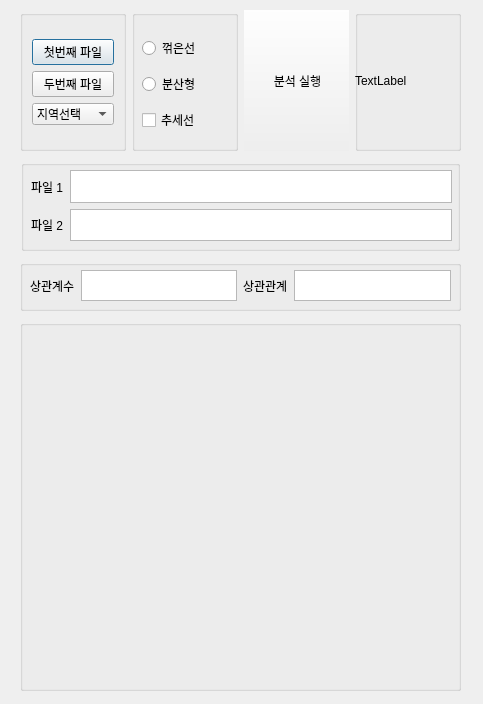
<?xml version="1.0" encoding="UTF-8"?>
<ui version="4.0">
 <class>Dialog</class>
 <widget class="QDialog" name="Dialog">
  <property name="geometry">
   <rect>
    <x>0</x>
    <y>0</y>
    <width>483</width>
    <height>704</height>
   </rect>
  </property>
  <property name="windowTitle">
   <string>Dialog</string>
  </property>
  <widget class="QGroupBox" name="groupBox_FILE">
   <property name="geometry">
    <rect>
     <x>21</x>
     <y>160</y>
     <width>439</width>
     <height>91</height>
    </rect>
   </property>
   <property name="title">
    <string/>
   </property>
   <widget class="QWidget" name="">
    <property name="geometry">
     <rect>
      <x>10</x>
      <y>10</y>
      <width>421</width>
      <height>71</height>
     </rect>
    </property>
    <layout class="QVBoxLayout" name="verticalLayout_6">
     <item>
      <layout class="QHBoxLayout" name="horizontalLayout_4">
       <item>
        <widget class="QLabel" name="label_FILE1">
         <property name="text">
          <string>파일 1</string>
         </property>
        </widget>
       </item>
       <item>
        <widget class="QTextEdit" name="textEdit_FILE1"/>
       </item>
      </layout>
     </item>
     <item>
      <layout class="QHBoxLayout" name="horizontalLayout_5">
       <item>
        <widget class="QLabel" name="label_FILE2">
         <property name="text">
          <string>파일 2</string>
         </property>
        </widget>
       </item>
       <item>
        <widget class="QTextEdit" name="textEdit_FILE2"/>
       </item>
      </layout>
     </item>
    </layout>
   </widget>
  </widget>
  <widget class="QGroupBox" name="groupBox_GRAPH">
   <property name="geometry">
    <rect>
     <x>20</x>
     <y>320</y>
     <width>441</width>
     <height>371</height>
    </rect>
   </property>
   <property name="title">
    <string/>
   </property>
   <widget class="QWidget" name="widget_GRAPH" native="true">
    <property name="geometry">
     <rect>
      <x>10</x>
      <y>20</y>
      <width>421</width>
      <height>341</height>
     </rect>
    </property>
   </widget>
  </widget>
  <widget class="QGroupBox" name="groupBox_COR">
   <property name="geometry">
    <rect>
     <x>20</x>
     <y>260</y>
     <width>441</width>
     <height>51</height>
    </rect>
   </property>
   <property name="title">
    <string/>
   </property>
   <widget class="QWidget" name="">
    <property name="geometry">
     <rect>
      <x>10</x>
      <y>10</y>
      <width>421</width>
      <height>31</height>
     </rect>
    </property>
    <layout class="QHBoxLayout" name="horizontalLayout_7">
     <item>
      <layout class="QHBoxLayout" name="horizontalLayout_3">
       <item>
        <widget class="QLabel" name="label_COE">
         <property name="text">
          <string>상관계수</string>
         </property>
        </widget>
       </item>
       <item>
        <widget class="QTextEdit" name="textEdit_COE"/>
       </item>
      </layout>
     </item>
     <item>
      <layout class="QHBoxLayout" name="horizontalLayout_6">
       <item>
        <widget class="QLabel" name="label_REL">
         <property name="text">
          <string>상관관계</string>
         </property>
        </widget>
       </item>
       <item>
        <widget class="QTextEdit" name="textEdit_"/>
       </item>
      </layout>
     </item>
    </layout>
   </widget>
  </widget>
  <widget class="QWidget" name="">
   <property name="geometry">
    <rect>
     <x>20</x>
     <y>10</y>
     <width>441</width>
     <height>141</height>
    </rect>
   </property>
   <layout class="QHBoxLayout" name="horizontalLayout">
    <item>
     <widget class="QGroupBox" name="groupBox_SEL_FILE">
      <property name="title">
       <string/>
      </property>
      <layout class="QVBoxLayout" name="verticalLayout_3">
       <item>
        <layout class="QVBoxLayout" name="verticalLayout_2">
         <item>
          <widget class="QPushButton" name="btnLOADFILE1">
           <property name="text">
            <string>첫번째 파일</string>
           </property>
          </widget>
         </item>
         <item>
          <widget class="QPushButton" name="btnLOADFILE2">
           <property name="text">
            <string>두번째 파일</string>
           </property>
          </widget>
         </item>
         <item>
          <widget class="QComboBox" name="comboBoxAREA">
           <item>
            <property name="text">
             <string>지역선택</string>
            </property>
           </item>
          </widget>
         </item>
        </layout>
       </item>
      </layout>
     </widget>
    </item>
    <item>
     <widget class="QGroupBox" name="groupBox_OPT">
      <property name="title">
       <string/>
      </property>
      <widget class="QWidget" name="">
       <property name="geometry">
        <rect>
         <x>10</x>
         <y>20</y>
         <width>81</width>
         <height>111</height>
        </rect>
       </property>
       <layout class="QVBoxLayout" name="verticalLayout">
        <item>
         <widget class="QRadioButton" name="radioButton_CURVED">
          <property name="text">
           <string>꺾은선</string>
          </property>
         </widget>
        </item>
        <item>
         <widget class="QRadioButton" name="radioButton_DISTRIBUTED">
          <property name="text">
           <string>분산형</string>
          </property>
         </widget>
        </item>
        <item>
         <widget class="QCheckBox" name="checkBox_TREND">
          <property name="text">
           <string>추세선</string>
          </property>
         </widget>
        </item>
       </layout>
      </widget>
     </widget>
    </item>
    <item>
     <widget class="QGroupBox" name="groupBox_RUN">
      <property name="title">
       <string/>
      </property>
      <widget class="QPushButton" name="btnRUN">
       <property name="geometry">
        <rect>
         <x>-2</x>
         <y>-10</y>
         <width>111</width>
         <height>161</height>
        </rect>
       </property>
       <property name="text">
        <string>분석 실행</string>
       </property>
      </widget>
     </widget>
    </item>
    <item>
     <widget class="QGroupBox" name="groupBox_LOGO">
      <property name="title">
       <string/>
      </property>
      <widget class="QLabel" name="label_LOGO">
       <property name="geometry">
        <rect>
         <x>0</x>
         <y>10</y>
         <width>91</width>
         <height>121</height>
        </rect>
       </property>
       <property name="text">
        <string>TextLabel</string>
       </property>
      </widget>
     </widget>
    </item>
   </layout>
  </widget>
 </widget>
 <tabstops>
  <tabstop>textEdit_FILE1</tabstop>
  <tabstop>textEdit_FILE2</tabstop>
  <tabstop>textEdit_COE</tabstop>
  <tabstop>textEdit_</tabstop>
  <tabstop>btnLOADFILE1</tabstop>
  <tabstop>btnLOADFILE2</tabstop>
  <tabstop>comboBoxAREA</tabstop>
  <tabstop>radioButton_CURVED</tabstop>
  <tabstop>radioButton_DISTRIBUTED</tabstop>
  <tabstop>checkBox_TREND</tabstop>
  <tabstop>btnRUN</tabstop>
<!--  <tabstop>radioButton_CURVED_2</tabstop>-->
<!--  <tabstop>radioButton_DISTRIBUTED_2</tabstop>-->
<!--  <tabstop>checkBox_TREND_2</tabstop>-->
 </tabstops>
 <resources/>
 <connections/>
</ui>
